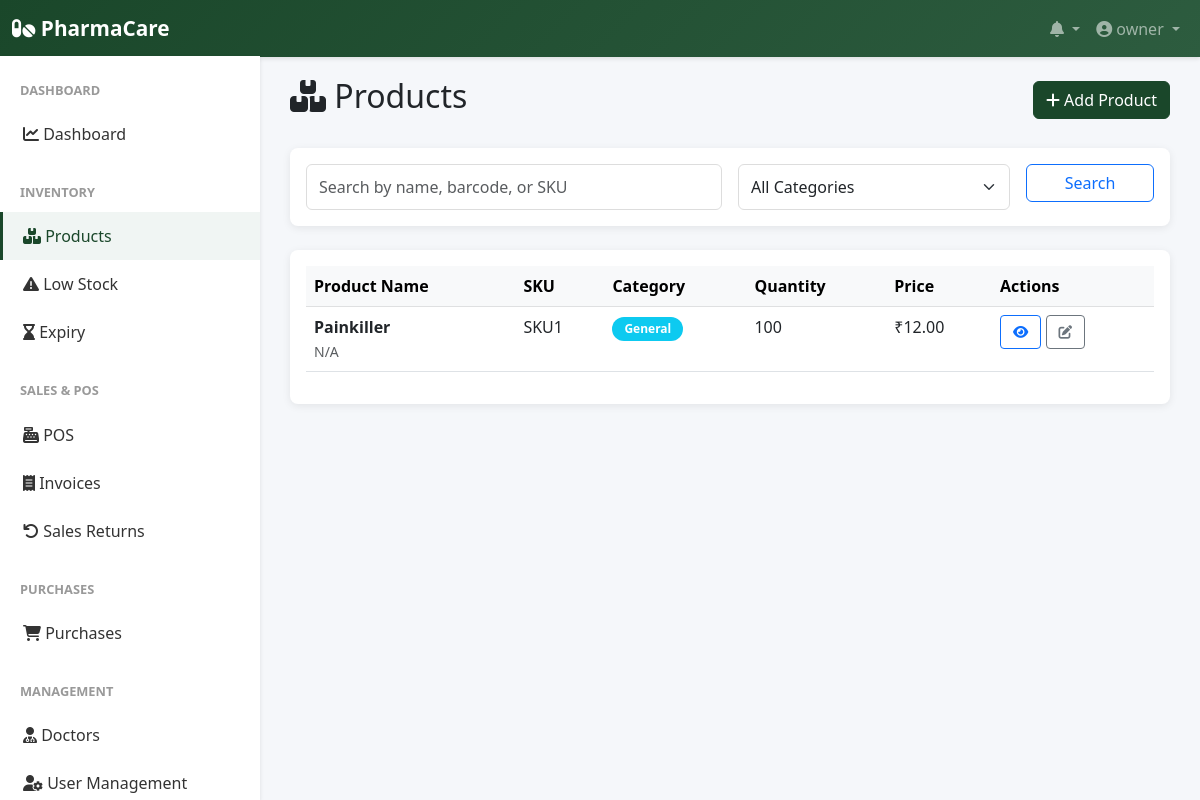
/inventory/products (signed in), run on the app's committed database.
### app/models.py (models this page shows, shortened)
class User(UserMixin, db.Model):
    __tablename__ = 'user'
    id = db.Column(db.Integer, primary_key=True)
    company_id = db.Column(db.Integer, db.ForeignKey('company.id'), nullable=False)
    role = db.Column(db.String(20), default='manager')
    username = db.Column(db.String(255), unique=True, nullable=False)
    password_hash = db.Column(db.String(255), nullable=False)
    is_active = db.Column(db.Boolean, default=True)
    last_login = db.Column(db.DateTime)
    created_date = db.Column(db.DateTime, default=datetime.utcnow)
    updated_date = db.Column(db.DateTime, default=datetime.utcnow, onupdate=datetime.utcnow)
    company = db.relationship('Company', back_populates='user')

class Product(db.Model):
    __tablename__ = 'product'
    id = db.Column(db.Integer, primary_key=True)
    company_id = db.Column(db.Integer, db.ForeignKey('company.id'), nullable=False)
    product_name = db.Column(db.String(255), nullable=False)
    generic_name = db.Column(db.String(255))
    brand = db.Column(db.String(255))
    category = db.Column(db.String(100), nullable=False)
    manufacturer = db.Column(db.String(255))
    batch_number = db.Column(db.String(100))
    barcode = db.Column(db.String(100), unique=True)
    sku = db.Column(db.String(100), unique=True, nullable=False)
    purchase_price = db.Column(db.Float, nullable=False)
    selling_price = db.Column(db.Float, nullable=False)
    mrp = db.Column(db.Float, nullable=False)
    tax_percentage = db.Column(db.Float, default=0)
    manufacturing_date = db.Column(db.DateTime)
    expiry_date = db.Column(db.DateTime)
    quantity = db.Column(db.Integer, default=0)
    minimum_stock_level = db.Column(db.Integer, default=10)
    reorder_level = db.Column(db.Integer, default=20)
    prescription_required = db.Column(db.Boolean, default=False)
    description = db.Column(db.Text)
    image_path = db.Column(db.String(500))
    created_date = db.Column(db.DateTime, default=datetime.utcnow)
    updated_date = db.Column(db.DateTime, default=datetime.utcnow, onupdate=datetime.utcnow)
    is_active = db.Column(db.Boolean, default=True)
    company = db.relationship('Company', back_populates='products')
    stock_movements = db.relationship('StockMovement', back_populates='product', cascade='all, delete-orphan')
    sale_items = db.relationship('SaleItem', back_populates='product', cascade='all, delete-orphan')
    purchase_items = db.relationship('PurchaseItem', back_populates='product', cascade='all, delete-orphan')
    category_id = db.Column(db.Integer, db.ForeignKey('category.id'))
    unit_id = db.Column(db.Integer, db.ForeignKey('unit.id'))
    category_rel = db.relationship('Category', back_populates='products')
    unit_rel = db.relationship('Unit', back_populates='products')

### app/routes/inventory.py (the view, shortened to what this page needs)
@inventory_bp.route('/products')
@login_required
def products_list():
    company_id = current_user.company_id
    page = request.args.get('page', 1, type=int)
    search = request.args.get('search', '')
    category = request.args.get('category', '')
    category_id = request.args.get('category_id', type=int)
    query = Product.query.filter_by(company_id=company_id, is_active=True)
    if category_id:
        query = query.filter_by(category_id=category_id)
    elif category:
        query = query.filter_by(category=category)
    products = query.order_by(Product.product_name).paginate(page=page, per_page=20)
    cat_objs = Category.query.filter_by(company_id=company_id, is_active=True).order_by(Category.name).all()
    if cat_objs:
        categories = [c.name for c in cat_objs]
    else:
        categories = db.session.query(Product.category).filter_by(
            company_id=company_id, is_active=True
        ).distinct().all()
        categories = [c[0] for c in categories if c[0]]
    return render_template('inventory/products_list.html',
                         products=products,
                         search=search,
                         category=category,
                         categories=categories)

### app/templates/inventory/products_list.html (shortened to what this page needs)
{% extends "base.html" %}
{% block content %}
<div class="d-flex justify-content-between align-items-center mb-4">
    <h2><i class="fas fa-boxes"></i> Products</h2>
    <a href="{{ url_for('inventory.add_product') }}" class="btn btn-primary">
        <i class="fas fa-plus"></i> Add Product
    </a>
</div>
<div class="card mb-4">
    <div class="card-body">
        <form method="GET" class="row g-3">
            <div class="col-md-6">
                <input type="text" name="search" class="form-control" placeholder="Search by name, barcode, or SKU" value="{{ search }}">
            </div>
            <div class="col-md-4">
                <select name="category" class="form-select">
                    <option value="">All Categories</option>
                </select>
            </div>
            <div class="col-md-2">
                <button type="submit" class="btn btn-outline-primary w-100">Search</button>
            </div>
        </form>
    </div>
</div>
<div class="card">
    <div class="card-body">
        {% if products.items %}
        <div class="table-responsive">
            <table class="table table-hover">
                <thead class="table-light">
                    <tr>
                        <th>Product Name</th>
                        <th>SKU</th>
                        <th>Category</th>
                        <th>Quantity</th>
                        <th>Price</th>
                        <th>Actions</th>
                    </tr>
                </thead>
                <tbody>
                    {% for product in products.items %}
                    <tr>
                        <td>
                            <strong>{{ product.product_name }}</strong><br>
                            <small class="text-muted">{{ product.generic_name or 'N/A' }}</small>
                        </td>
                        <td>{{ product.sku }}</td>
                        <td><span class="badge bg-info">{{ product.category }}</span></td>
                        <td>
                            {% if product.quantity <= product.minimum_stock_level %}
                            <span class="text-danger"><i class="fas fa-exclamation-circle"></i> {{ product.quantity }}</span>
                            {% else %}
                            {{ product.quantity }}
                            {% endif %}
                        </td>
                        <td>₹{{ "%.2f"|format(product.selling_price) }}</td>
                        <td>
                            <a href="{{ url_for('inventory.product_detail', product_id=product.id) }}" class="btn btn-sm btn-outline-primary" title="View">
                                <i class="fas fa-eye"></i>
                            </a>
                            <a href="{{ url_for('inventory.edit_product', product_id=product.id) }}" class="btn btn-sm btn-outline-secondary" title="Edit">
                                <i class="fas fa-edit"></i>
                            </a>
                        </td>
                    </tr>
                    {% endfor %}
                </tbody>
            </table>
        </div>
        {% else %}
        <p class="text-center text-muted py-4">
            <i class="fas fa-inbox" style="font-size: 2rem; opacity: 0.5;"></i><br>
            No products found. <a href="{{ url_for('inventory.add_product') }}">Add your first product</a>
        </p>
        {% endif %}
    </div>
</div>
{% endblock %}

### app/templates/base.html (shortened to what this page needs)
<!DOCTYPE html>
<html lang="en">
<head>
    <link href="https://cdn.jsdelivr.net/npm/bootstrap@5.3.0/dist/css/bootstrap.min.css" rel="stylesheet">
    <link rel="stylesheet" href="https://cdnjs.cloudflare.com/ajax/libs/font-awesome/6.4.0/css/all.min.css">
</head>
<body>
    <nav class="navbar navbar-expand-lg navbar-dark">
        <div class="container-fluid">
            <a class="navbar-brand" href="{{ url_for('dashboard.dashboard') }}">
                <i class="fas fa-pills"></i> PharmaCare
            </a>
            <div class="collapse navbar-collapse" id="navbarNav">
                <ul class="navbar-nav ms-auto">
                    {% if current_user.is_authenticated %}
                    <li class="nav-item dropdown">
                        <a class="nav-link dropdown-toggle" href="#" id="alertsDropdown" role="button" data-bs-toggle="dropdown">
                            <i class="fas fa-bell"></i>
                        </a>
                    </li>
                    <li class="nav-item dropdown">
                        <a class="nav-link dropdown-toggle" href="#" id="userDropdown" role="button" data-bs-toggle="dropdown">
                            <i class="fas fa-user-circle"></i> {{ current_user.username }}
                        </a>
                    </li>
                    {% endif %}
                </ul>
            </div>
        </div>
    </nav>
    {% if current_user.is_authenticated %}
    <div class="sidebar">
        <nav class="nav flex-column">
            <div class="nav-section-title">Dashboard</div>
            <a class="nav-link {% if request.endpoint == 'dashboard.dashboard' %}active{% endif %}" href="{{ url_for('dashboard.dashboard') }}">
                <i class="fas fa-chart-line"></i> Dashboard
            </a>
            <div class="nav-section-title">Inventory</div>
            <a class="nav-link {% if 'inventory' in request.path %}active{% endif %}" href="{{ url_for('inventory.products_list') }}">
                <i class="fas fa-boxes"></i> Products
            </a>
            <a class="nav-link {% if request.endpoint == 'inventory.low_stock_report' %}active{% endif %}" href="{{ url_for('inventory.low_stock_report') }}">
                <i class="fas fa-exclamation-triangle"></i> Low Stock
            </a>
            <a class="nav-link {% if request.endpoint == 'inventory.expiry_report' %}active{% endif %}" href="{{ url_for('inventory.expiry_report') }}">
                <i class="fas fa-hourglass-end"></i> Expiry
            </a>
            <div class="nav-section-title">Sales & POS</div>
            <a class="nav-link {% if request.endpoint == 'sales.pos' %}active{% endif %}" href="{{ url_for('sales.pos') }}">
                <i class="fas fa-cash-register"></i> POS
            </a>
            <a class="nav-link {% if 'invoices' in request.path %}active{% endif %}" href="{{ url_for('sales.invoices_list') }}">
                <i class="fas fa-receipt"></i> Invoices
            </a>
            <a class="nav-link {% if request.endpoint == 'sales.sales_returns_list' %}active{% endif %}" href="{{ url_for('sales.sales_returns_list') }}">
                <i class="fas fa-undo"></i> Sales Returns
            </a>
            <div class="nav-section-title">Purchases</div>
            <a class="nav-link {% if 'purchases' in request.path %}active{% endif %}" href="{{ url_for('purchases.purchases_list') }}">
                <i class="fas fa-shopping-cart"></i> Purchases
            </a>
            <div class="nav-section-title">Management</div>
            <a class="nav-link {% if 'doctors' in request.path %}active{% endif %}" href="{{ url_for('doctors.doctors_list') }}">
                <i class="fas fa-user-md"></i> Doctors
            </a>
            {% if current_user.role == 'owner' %}
            <a class="nav-link {% if 'users' in request.path %}active{% endif %}" href="{{ url_for('users.users_list') }}">
                <i class="fas fa-user-cog"></i> User Management
            </a>
            {% endif %}
        </nav>
    </div>
    {% endif %}
    <div class="{% if current_user.is_authenticated %}main-content{% else %}container mt-5{% endif %}">
        {% block content %}{% endblock %}
    </div>
</body>
</html>

### app/templates/base.html (style rules this page uses)
:root { --primary-color: #1a472a; --secondary-color: #2d5c3f; --danger-color: #dc3545; --success-color: #28a745; --warning-color: #ffc107; --info-color: #17a2b8; }
body { font-family: 'Segoe UI', Tahoma, Geneva, Verdana, sans-serif; background-color: #f5f7fa; }
.navbar { background: linear-gradient(135deg, var(--primary-color), var(--secondary-color)); box-shadow: 0 2px 4px rgba(0,0,0,0.1); }
.navbar-brand { font-weight: 600; font-size: 1.3rem; }
.sidebar { background: white; box-shadow: 0 2px 4px rgba(0,0,0,0.1); position: fixed; left: 0; top: 56px; bottom: 0; width: 260px; overflow-y: auto; z-index: 100; }
.main-content { margin-left: 260px; padding: 30px; padding-top: 20px; }
.sidebar .nav-link { color: #333; padding: 12px 20px; border-left: 3px solid transparent; transition: all 0.3s ease; }
.sidebar .nav-link.active { background-color: #f0f5f3; border-left-color: var(--primary-color); color: var(--primary-color); font-weight: 500; }
.sidebar .nav-section-title { font-size: 0.8rem; font-weight: 600; color: #999; text-transform: uppercase; padding: 15px 20px 10px; margin-top: 10px; }
.card { border: none; box-shadow: 0 2px 8px rgba(0,0,0,0.08); border-radius: 8px; }
.btn-primary { background-color: var(--primary-color); border-color: var(--primary-color); }
.badge { padding: 6px 12px; border-radius: 20px; }
.form-control, .form-select { border: 1px solid #ddd; border-radius: 6px; padding: 10px 12px; }
.btn-sm { padding: 6px 12px; font-size: 0.85rem; }

### data on the page
User: username "owner"
Product: product_name "Painkiller", generic_name "N/A", sku "SKU1", category "General", quantity "100", selling_price "12.00"
